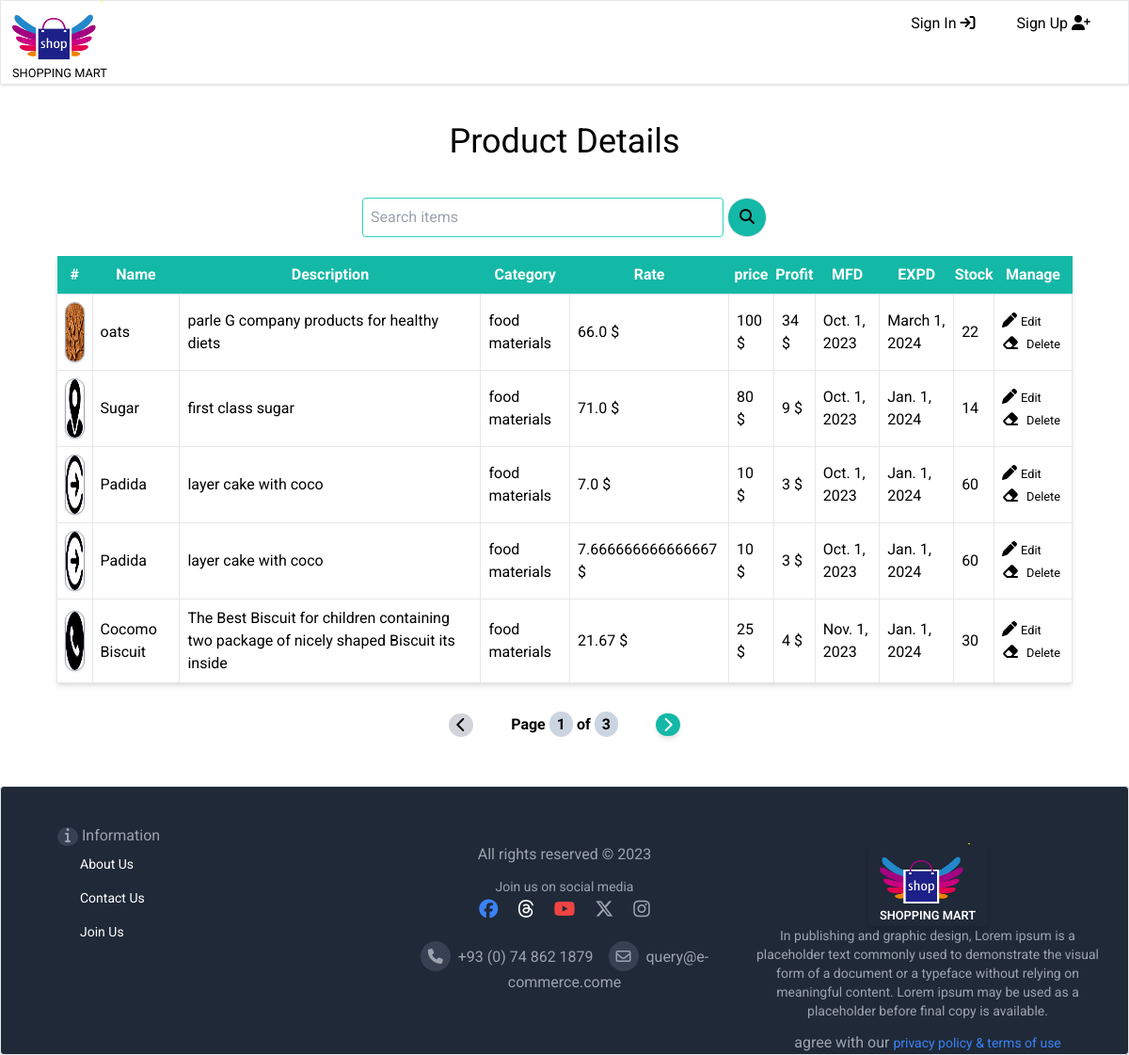
The page /store/product/ on the database its author committed.
### store/models.py (models this page shows, shortened)
class Product(models.Model):
    category = models.ForeignKey(Category, on_delete=models.CASCADE)
    name = models.CharField(max_length=100)
    description = models.CharField(max_length=200)
    price = models.IntegerField(default=0)
    bulk_price = models.IntegerField(default=0)
    quantity = models.IntegerField(default=0)
    rate = models.FloatField(default=0)
    mfd = models.DateField(null=True, blank=True)
    expd = models.DateField(null=True, blank=True)
    profit = models.IntegerField(default=0)
    stock = models.IntegerField(default=0)
    packet = models.IntegerField(default=0)
    image = models.ImageField(default='default.jpg', upload_to='item_images')

class Category(models.Model):
    name = models.CharField(max_length=50)
    description = models.CharField(max_length=200)
    def __str__(self):
        return self.name

### store/views.py (the view)
# urls.py: path('product/', views.product, name='product'),
def product(request):
    if request.method == 'POST':
        id = request.POST['getid']
        Product.objects.filter(id=id).delete()
        messages.success(request, "Item Deleted Successfully !")
    product = Product.objects.all().order_by('-id')
    p = Paginator(product, 5)
    page_number = request.GET.get('page')
    try:
        page_obj = p.get_page(page_number)
    except PageNotAnInteger:
        page_obj = p.page(1)
    except EmptyPage:
        page_obj = p.page(p.num_pages)
    context = {'page_obj':page_obj,'flag':'list'}
    return render(request, 'product.html', context)

### store/templates/product.html (shortened to what this page needs)
{% extends 'main/base.html' %}
{% load static %}
{% block content %}
<div class="relative">
    <div class="main-content mx-10">
             <div class="grid lg:grid-row-2 m-5">
                <div class="">
                    <h1 class="text-center text-4xl m-5">
                        Product Details
                    </h1>
                    <div class="flex justify-center">
                        <form action="" method="POST" class="my-5">
                            <input type="text" class="p-2 rounded border border-teal-400 w-96 focus:outline-none focus:border-sky-500" placeholder="Search items">
                            <button class="rounded-full border bg-teal-500 hover:bg-teal-700 hover:text-white px-3 py-2"><i
                                    class="fa-solid fa-magnifying-glass"></i></button>
                        </form>
                    </div>
                </div>
                <div>
                <table class="table-auto w-full shadow-md">
                    <thead class="bg-teal-500 text-white text-start">
                        <th class="py-2">#</th>
                        <th class="py-2">Name</th>
                        <th class="py-2">Description</th>
                        <th class="py-2">Category</th>
                        <th class="py-2">Rate</th>
                        <th class="py-2">price</th>
                        <th class="py-2">Profit</th>
                        <th class="py-2">MFD</th>
                        <th class="py-2">EXPD</th>
                        <th class="py-2">Stock</th>
                        <th class="py-2">Manage</th>
                    </thead>
                    <tbody>
                        {% for item in page_obj.object_list %}
                            <tr class="border hover:bg-gray-100 cursor-pointer hover:font-semiboldtransition duration-500 ease-in-out">
                            <td class="p-2 border "><img src="{{item.image.url}}" class="w-16 h-16 rounded-full shadow border border-gray-400" alt=""></td>
                            <td class="p-2 border ">{{item.name}}</td>
                            <td class="p-2 border w-80">{{item.description}}</td>
                            <td class="p-2 border ">{{item.category}}</td>
                            <td class="p-2 border ">{{item.rate}} $</td>
                            <td class="p-2 border ">{{item.price}} $</td>
                            <td class="p-2 border ">{{item.profit}} $</td>
                            <td class="p-2 border ">{{item.mfd}}</td>
                            <td class="p-2 border ">{{item.expd}}</td>
                            <td class="p-2 border ">{{item.stock}}</td>
                            <td class="p-2">
                                <a href="{% url 'store:update_product' item.id %}" class="inline-block mr-3 hover:text-teal-600"><i class="fa-solid fa-pen"></i>&nbsp;<small class="hover:font-bold">Edit</small></a>
                                <a class="inline-block btn-delete hover:text-red-600" data-stateName="{{item.id}}">
                                    <i class="fa-solid fa-eraser"></i>&nbsp;
                                    <small class="hover:font-bold">Delete</small>
                                </a>
                            </td>
                            </tr>
                        {% endfor %}
                    </tbody>
                </table>
                <div class="flex justify-center my-5 py-3">
                    {% if page_obj.has_previous %}
                    <a href="?page={{page_obj.previous_page_number}}" class="relative tooltip">
                        <i
                            class="fa-solid fa-chevron-left rounded-full hover:text-white text-white px-2 py-1 bg-teal-500 hover:bg-teal-600 hover:shadow-md"></i>
                        <small
                            class="tooltip-text absolute top-0 right-10 rounded bg-teal-500 text-white px-3 shadow-lg">Previous</small>
                    </a>
                    {% else %}
                    <i class="fa-solid fa-chevron-left rounded-full text-black px-2 py-1 bg-gray-300"></i>
                    {% endif %}
                    <span class="font-bold mx-10">Page
                        <span class="bg-slate-300 text-dark rounded-full px-2 py-1">{{page_obj.number}}</span> of
                        <span class="bg-slate-300 text-dark rounded-full px-2 py-1">{{page_obj.paginator.num_pages}}</span>
                    </span>
                    {% if page_obj.has_next %}
                    <a href="?page={{page_obj.next_page_number}}" class="tooltip relative">
                        <i
                            class="fa-solid fa-chevron-right rounded-full hover:text-white text-white px-2 py-1 bg-teal-500 hover:bg-teal-600 shadow-md hover:shadow-lg"></i>
                    </a>
                    {% else %}
                    <i class="fa-solid fa-chevron-right rounded-full text-black px-2 py-1 bg-gray-300"></i>
                    {% endif %}
                </div>
            </div>
    </div>
</div>
{% endblock content %}

### store/static/css/style.css (style rules this page uses)
* { font-family: 'Nunito Sans', sans-serif; font-family: 'AR One Sans', sans-serif; font-family: 'Montserrat', sans-serif; font-family: 'Open Sans', sans-serif; font-family: 'Roboto', sans-serif; }

### rows shown on the page
Product: image (picture), name "oats", description "parle G company products for healthy diets", category "food materials", rate "66.0", price "100", profit "34", mfd "Oct. 1, 2023", expd "March 1, 2024", stock "22"
Product: image (picture), name "Sugar", description "first class sugar", category "food materials", rate "71.0", price "80", profit "9", mfd "Oct. 1, 2023", expd "Jan. 1, 2024", stock "14"
Product: image (picture), name "Padida", description "layer cake with coco", category "food materials", rate "7.0", price "10", profit "3", mfd "Oct. 1, 2023", expd "Jan. 1, 2024", stock "60"
Product: image (picture), name "Padida", description "layer cake with coco", category "food materials", rate "7.666666666666667", price "10", profit "3", mfd "Oct. 1, 2023", expd "Jan. 1, 2024", stock "60"
Product: image (picture), name "Cocomo Biscuit", description "The Best Biscuit for children containing two package of nicely shaped Biscuit its inside", category "food materials", rate "21.67", price "25", profit "4", mfd "Nov. 1, 2023", expd "Jan. 1, 2024", stock "30"

### other values the page prints
{{ page_obj.number }} "1"
{{ page_obj.paginator.num_pages }} "3"
